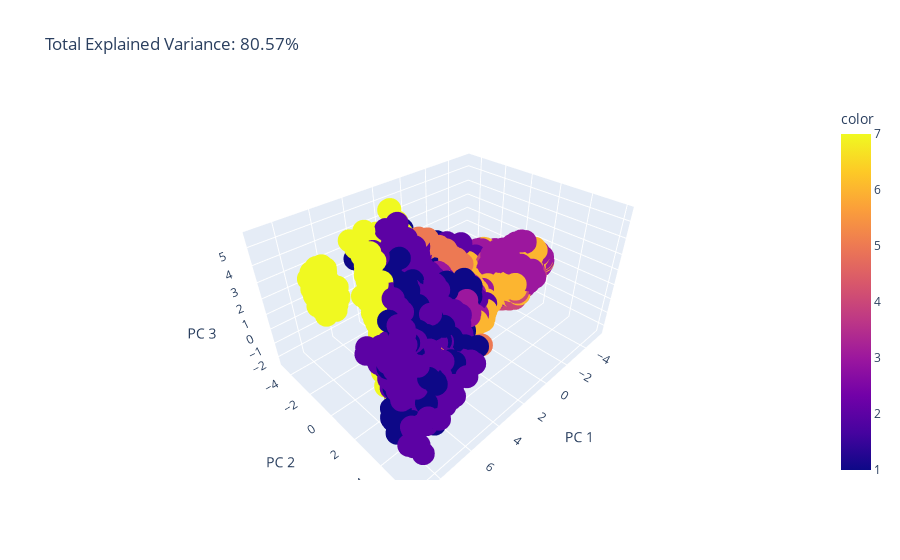

Here is the notebook cell this chart was saved with:
### Code cell
# First we will observe with a 3D Diagram the first three PCAs
from sklearn.decomposition import PCA
import plotly.express as px

pca = PCA(n_components=3)
components = pca.fit_transform(X_train_new)

total_var = pca.explained_variance_ratio_.sum() * 100

fig = px.scatter_3d(
    components, x=0, y=1, z=2, color=y_train_new,
    title=f'Total Explained Variance: {total_var:.2f}%',
    labels={'0': 'PC 1', '1': 'PC 2', '2': 'PC 3'}
)
fig.show()

### Figure 1 — Plotly figure (JSON) as saved in the notebook; plotly's stock layout.template omitted (floating-point values rounded to 4 significant figures; data arrays with more than 128 entries replaced by an {"elided": "..."} marker saying what was removed)
{"data": [{"hovertemplate": "PC 1=%{x}<br>PC 2=%{y}<br>PC 3=%{z}<br>color=%{marker.color}<extra></extra>", "legendgroup": "", "marker": {"color": {"elided": "12096 int values"}, "coloraxis": "coloraxis", "symbol": "circle"}, "mode": "markers", "name": "", "scene": "scene", "showlegend": false, "type": "scatter3d", "x": {"elided": "12096 float values"}, "y": {"elided": "12096 float values"}, "z": {"elided": "12096 float values"}}], "layout": {"coloraxis": {"colorbar": {"title": {"text": "color"}}, "colorscale": [[0, "#0d0887"], [0.1111, "#46039f"], [0.2222, "#7201a8"], [0.3333, "#9c179e"], [0.4444, "#bd3786"], [0.5556, "#d8576b"], [0.6667, "#ed7953"], [0.7778, "#fb9f3a"], [0.8889, "#fdca26"], [1, "#f0f921"]]}, "legend": {"tracegroupgap": 0}, "scene": {"domain": {"x": [0, 1], "y": [0, 1]}, "xaxis": {"title": {"text": "PC 1"}}, "yaxis": {"title": {"text": "PC 2"}}, "zaxis": {"title": {"text": "PC 3"}}}, "title": {"text": "Total Explained Variance: 80.57%"}}}
